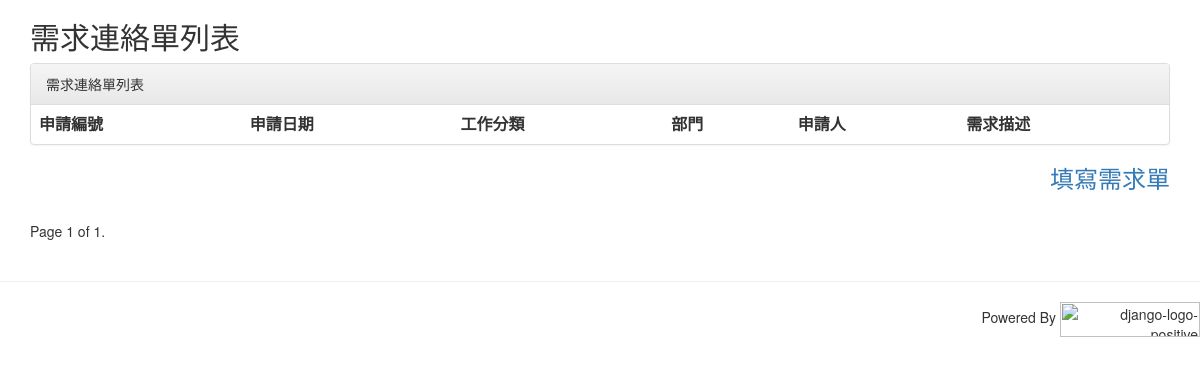
The app's page /documents/, older data.
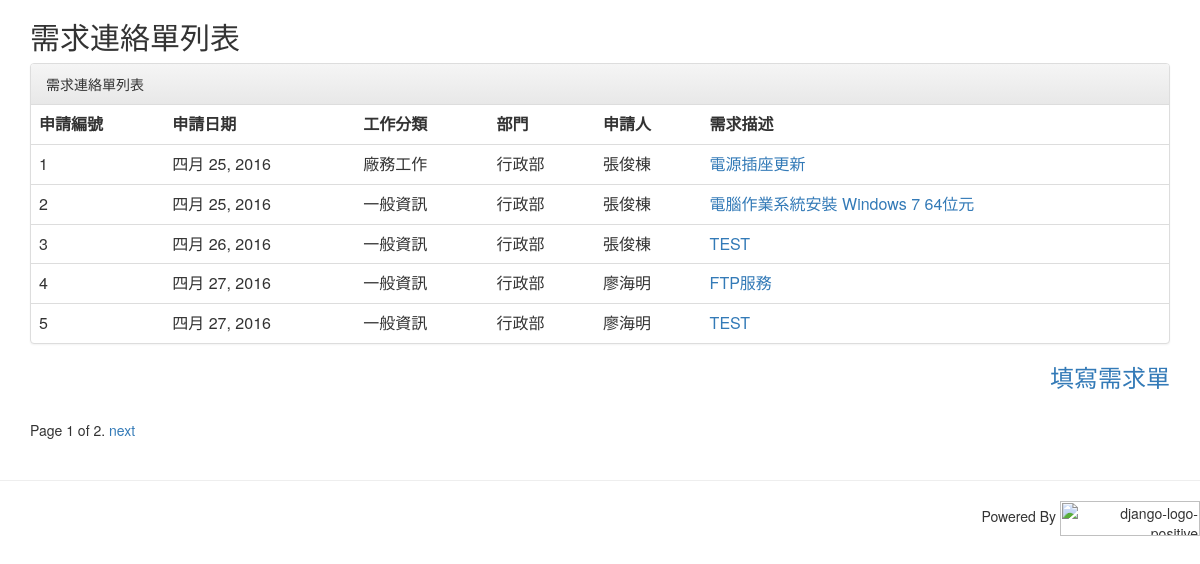
The same page, newer data.
### notes/models.py (models this page shows)
class Document(models.Model):
    apply_date = models.DateField() #填單日期,簽核流程的關係,可能會和收件日期不一致
    category = models.ForeignKey( Category ) #需求分類
    apply_department = models.ForeignKey(Department) #申請部門
    apply_user = models.CharField(max_length=30, blank=False) #申請人員
    ext_number = models.DecimalField(max_digits=3, decimal_places=0) #分機號碼
    request_level = models.ForeignKey(Reqlevel) #需求等級
    request_descript = models.TextField(max_length=1024, blank=False) #需求描述
    create_at = models.DateTimeField( auto_now_add=True , auto_now=False) #建檔日期,收件日期
    last_update = models.DateTimeField( auto_now_add=False, auto_now=True ) #最後更新日期
    update_user = models.CharField( max_length=30, blank=True ) #更新者

class Category(models.Model):
    name = models.CharField(max_length=30, blank=False)  #分類名稱
    def __str__(self):
        return self.name

class Department(models.Model):
    title = models.CharField(max_length=30, blank=False) #部門名稱
    def __str__(self):
        return self.title

### notes/views.py (the view)
# urls.py: url(r'^documents/$', notes.views.documents_list ),
def documents_list(request):
    title = "需求連絡單列表"
    obj_list = Document.objects.all()
    paginator = Paginator(obj_list, 5) # Show 25 contacts per page
    page = request.GET.get('page')
    try:
        obj = paginator.page(page)
    except PageNotAnInteger:
        obj = paginator.page(1)
    except EmptyPage:
        obj = paginator.page(paginator.num_pages)
    return render(request, "documents_list.html", locals())

### templates/documents_list.html (shortened to what this page needs)
{% extends "base.html" %}
{% block content %}
<div><h2>{{ title }}</h2></div>
<div class="panel panel-default">
  <div class="panel-heading">{{ title }}</div>
  <table class="table">
    <tr>
      <th>申請編號</th>
      <th>申請日期</th>
      <th>工作分類</th>
      <th>部門</th>
      <th>申請人</th>
      <th>需求描述</th>
    </tr>
      {% for list in obj %}
      <tr>
        <td> {{ list.id }} </td>
        <td>{{ list.apply_date }}</td>
        <td>{{ list.category }}</td>
        <td>{{ list.apply_department }}</td>
        <td>{{ list.apply_user }}</td>
        <td><a href='{{ get_absolute_url }}{{ list.id }}'> {{ list.request_descript }}</a></td>
      </tr>
      {% endfor %}
  </table>
</div>
<div align='right'><h3><a href="/documents/create">填寫需求單</a></h3></div>
<div class="pagination">
    <span class="step-links">
        <span class="current">
            Page {{ obj.number }} of {{ obj.paginator.num_pages }}.
        </span>
        {% if obj.has_next %}
            <a href="?page={{ obj.next_page_number }}">next</a>
        {% endif %}
    </span>
</div>
{% endblock content%}

### templates/base.html (shortened to what this page needs)
<html>
  <head>
    <link rel="stylesheet" href="https://maxcdn.bootstrapcdn.com/bootstrap/3.3.6/css/bootstrap.min.css">
    <link rel="stylesheet" href="https://maxcdn.bootstrapcdn.com/bootstrap/3.3.6/css/bootstrap-theme.min.css">
  </head>
  <body>
      <div class='container'>
        {% block content %}
        {% endblock content %}
      </div>
      {% block footer %}<hr>
      <div align = "right">
        Powered By <img src="http://masteringdjango.com/wp-content/uploads/2015/09/django-logo-positive.png" alt="django-logo-positive" width="140" height="35">
      </div>
      {% endblock footer %}
  </body>
</html>

Row changes from the older to the newer data that the page shows:
added Document: id "1", apply_date "四月 25, 2016", category "廠務工作", apply_department "行政部", apply_user "張俊棟", request_descript "電源插座更新"
added Document: id "2", apply_date "四月 25, 2016", category "一般資訊", apply_department "行政部", apply_user "張俊棟", request_descript "電腦作業系統安裝 Windows 7 64位元"
added Document: id "3", apply_date "四月 26, 2016", category "一般資訊", apply_department "行政部", apply_user "張俊棟", request_descript "TEST"
added Document: id "4", apply_date "四月 27, 2016", category "一般資訊", apply_department "行政部", apply_user "廖海明", request_descript "FTP服務"
added Document: id "5", apply_date "四月 27, 2016", category "一般資訊", apply_department "行政部", apply_user "廖海明", request_descript "TEST"
Text that changed along with them:
{{ obj.paginator.num_pages }}: "1" → "2"
text now shown: "next"
